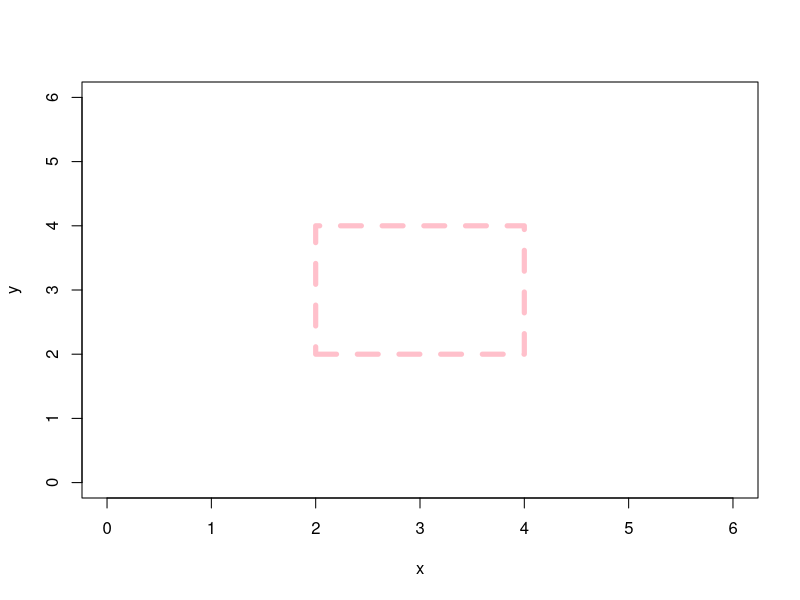

Generate this figure with R:
#plot a square
x <- c(2,4,4,2,2)
y <- c(2,2,4,4,2)
plot(x,y,type='l',xlim=c(0,6),ylim=c(0,6),lwd=5,col='pink',lty='dashed')